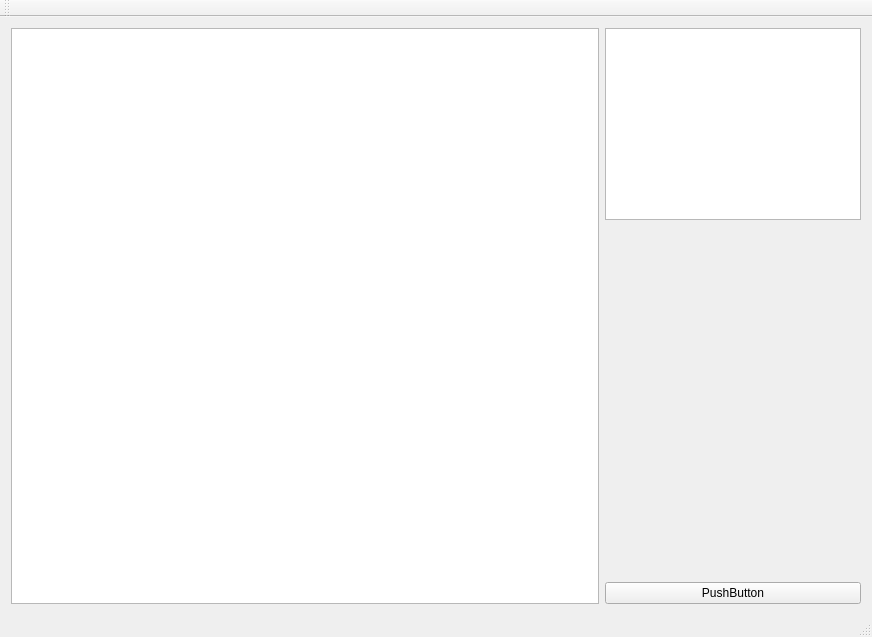
<?xml version="1.0" encoding="UTF-8"?>
<ui version="4.0">
 <class>MainWindow</class>
 <widget class="QMainWindow" name="MainWindow">
  <property name="geometry">
   <rect>
    <x>0</x>
    <y>0</y>
    <width>872</width>
    <height>637</height>
   </rect>
  </property>
  <property name="windowTitle">
   <string>MainWindow</string>
  </property>
  <widget class="QWidget" name="centralWidget">
   <layout class="QHBoxLayout" name="horizontalLayout">
    <item>
     <widget class="QGraphicsView" name="gvMain"/>
    </item>
    <item>
     <layout class="QVBoxLayout" name="verticalLayout">
      <item>
       <widget class="QGraphicsView" name="gvMap">
        <property name="sizePolicy">
         <sizepolicy hsizetype="Minimum" vsizetype="Minimum">
          <horstretch>0</horstretch>
          <verstretch>0</verstretch>
         </sizepolicy>
        </property>
       </widget>
      </item>
      <item>
       <spacer name="verticalSpacer">
        <property name="orientation">
         <enum>Qt::Vertical</enum>
        </property>
        <property name="sizeHint" stdset="0">
         <size>
          <width>20</width>
          <height>40</height>
         </size>
        </property>
       </spacer>
      </item>
      <item>
       <widget class="QPushButton" name="pushButton">
        <property name="text">
         <string>PushButton</string>
        </property>
       </widget>
      </item>
     </layout>
    </item>
   </layout>
  </widget>
  <widget class="QMenuBar" name="menuBar">
   <property name="geometry">
    <rect>
     <x>0</x>
     <y>0</y>
     <width>872</width>
     <height>20</height>
    </rect>
   </property>
  </widget>
  <widget class="QToolBar" name="mainToolBar">
   <attribute name="toolBarArea">
    <enum>TopToolBarArea</enum>
   </attribute>
   <attribute name="toolBarBreak">
    <bool>false</bool>
   </attribute>
  </widget>
  <widget class="QStatusBar" name="statusBar"/>
 </widget>
 <layoutdefault spacing="6" margin="11"/>
 <resources/>
 <connections/>
</ui>
